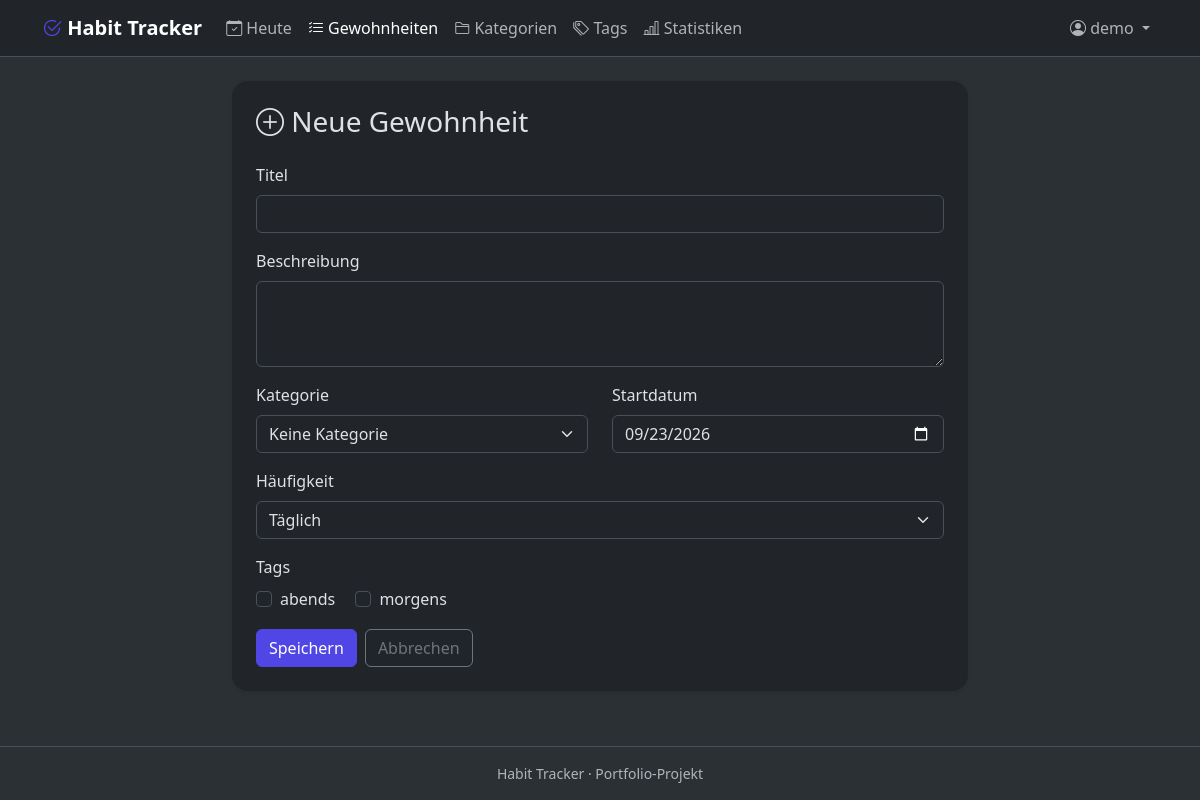
The page /habits/neu (signed in) on the database its author committed.
### app/models.py (models this page shows, shortened)
class User(UserMixin, db.Model):
    __tablename__ = "users"
    __table_args__ = (db.CheckConstraint("theme IN ('light', 'dark')", name="ck_users_theme"),)
    id = db.Column(db.Integer, primary_key=True)
    username = db.Column(db.String(30), unique=True, nullable=False)
    email = db.Column(db.String(120), unique=True, nullable=False)
    password_hash = db.Column(db.String(256), nullable=False)
    created_at = db.Column(db.DateTime, nullable=False, default=utcnow)
    theme = db.Column(db.String(10), nullable=False, default="light")
    categories = db.relationship("Category", back_populates="user", cascade="all, delete-orphan")
    habits = db.relationship("Habit", back_populates="user", cascade="all, delete-orphan")
    tags = db.relationship("Tag", back_populates="user", cascade="all, delete-orphan")

class Tag(db.Model):
    __tablename__ = "tags"
    __table_args__ = (db.UniqueConstraint("user_id", "name", name="uq_tags_user_name"),)
    id = db.Column(db.Integer, primary_key=True)
    user_id = db.Column(db.Integer, db.ForeignKey("users.id", ondelete="CASCADE"), nullable=False, index=True)
    name = db.Column(db.String(30), nullable=False)
    user = db.relationship("User", back_populates="tags")
    habits = db.relationship("Habit", secondary=habit_tags, back_populates="tags")

### app/habits/routes.py (the view, shortened to what this page needs)
@bp.route("/habits/neu", methods=["GET", "POST"])
@login_required
def create():
    form = HabitForm(data={"frequency": FREQ_DAILY, "target_per_period": 1, "start_date": today_local()})
    return render_template("habits/form.html", form=form, habit=None)

### app/forms.py (called while the page is built)
def clean(value):
    return value.strip() if isinstance(value, str) else value

def category_choices():
    rows = db.session.scalars(
        select(Category).where(Category.user_id == current_user.id).order_by(func.lower(Category.name))
    ).all()
    return [(0, "Keine Kategorie")] + [(c.id, c.name) for c in rows]

def tag_choices():
    rows = db.session.scalars(
        select(Tag).where(Tag.user_id == current_user.id).order_by(func.lower(Tag.name))
    ).all()
    return [(t.id, t.name) for t in rows]

### app/models.py (called while the page is built)
@login_manager.user_loader
def load_user(user_id):
    try:
        return db.session.get(User, int(user_id))
    except (TypeError, ValueError):
        return None

### app/utils.py (called while the page is built)
def today_local() -> date:
    name = current_app.config.get("TIMEZONE", "Europe/Berlin")
    try:
        return datetime.now(ZoneInfo(name)).date()
    except ZoneInfoNotFoundError:
        return date.today()

### app/templates/habits/form.html (shortened to what this page needs)
{% extends "base.html" %}
{% from "_macros.html" import render_field, render_select, render_checkbox_group, csrf_field %}
{% block content %}
<div class="row justify-content-center">
  <div class="col-lg-8">
    <div class="card shadow-sm">
      <div class="card-body p-4">
        <h1 class="h3 mb-4">
          {% if habit %}<i class="bi bi-pencil"></i> Gewohnheit bearbeiten{% else %}<i class="bi bi-plus-circle"></i> Neue Gewohnheit{% endif %}
        </h1>
        <form method="post" novalidate>
          {{ render_field(form.title, autofocus=true, maxlength=100) }}
          {{ render_field(form.description, rows=3) }}
          <div class="row">
            <div class="col-md-6">{{ render_select(form.category_id) }}</div>
            <div class="col-md-6">{{ render_field(form.start_date) }}</div>
          </div>
          {{ render_select(form.frequency) }}
          {{ render_checkbox_group(form.tags, empty_text="Du hast noch keine Tags. Lege sie unter „Tags“ an.") }}
          <div class="d-flex gap-2">
            {{ form.submit(class_="btn btn-primary") }}
            <a class="btn btn-outline-secondary" href="{{ url_for('habits.index') }}">Abbrechen</a>
          </div>
        </form>
      </div>
    </div>
  </div>
</div>
{% endblock %}

### app/templates/base.html (shortened to what this page needs)
<!DOCTYPE html>
<html lang="de" data-bs-theme="{{ current_user.theme if current_user.is_authenticated else 'light' }}">
<head>
  <link href="https://cdn.jsdelivr.net/npm/bootstrap@5.3.3/dist/css/bootstrap.min.css" rel="stylesheet">
  <link href="https://cdn.jsdelivr.net/npm/bootstrap-icons@1.11.3/font/bootstrap-icons.min.css" rel="stylesheet">
  <link href="{{ url_for('static', filename='css/style.css') }}" rel="stylesheet">
</head>
<body class="d-flex flex-column min-vh-100">
  {% set endpoint = request.endpoint or '' %}
  <nav class="navbar navbar-expand-lg bg-body border-bottom sticky-top">
    <div class="container">
      <a class="navbar-brand fw-bold" href="{{ url_for('main.index') }}">
        <i class="bi bi-check2-circle"></i> Habit Tracker
      </a>
      <div class="collapse navbar-collapse" id="mainNav">
        <ul class="navbar-nav me-auto">
          {% if current_user.is_authenticated %}
            <li class="nav-item">
              <a class="nav-link {% if endpoint == 'main.dashboard' %}active{% endif %}"
                 href="{{ url_for('main.dashboard') }}"><i class="bi bi-calendar-check"></i> Heute</a>
            </li>
            <li class="nav-item">
              <a class="nav-link {% if endpoint in ('habits.index', 'habits.create', 'habits.edit') %}active{% endif %}"
                 href="{{ url_for('habits.index') }}"><i class="bi bi-list-check"></i> Gewohnheiten</a>
            </li>
            <li class="nav-item">
              <a class="nav-link {% if endpoint in ('habits.categories', 'habits.edit_category') %}active{% endif %}"
                 href="{{ url_for('habits.categories') }}"><i class="bi bi-folder2"></i> Kategorien</a>
            </li>
            <li class="nav-item">
              <a class="nav-link {% if endpoint in ('habits.tags', 'habits.edit_tag') %}active{% endif %}"
                 href="{{ url_for('habits.tags') }}"><i class="bi bi-tags"></i> Tags</a>
            </li>
            <li class="nav-item">
              <a class="nav-link {% if endpoint == 'stats.index' %}active{% endif %}"
                 href="{{ url_for('stats.index') }}"><i class="bi bi-bar-chart-line"></i> Statistiken</a>
            </li>
          {% endif %}
        </ul>
        <ul class="navbar-nav ms-auto align-items-lg-center">
          {% if current_user.is_authenticated %}
            <li class="nav-item dropdown">
              <a class="nav-link dropdown-toggle" href="#" role="button" data-bs-toggle="dropdown" aria-expanded="false">
                <i class="bi bi-person-circle"></i> {{ current_user.username }}
              </a>
            </li>
          {% else %}
            <li class="nav-item"><a class="nav-link" href="{{ url_for('auth.login') }}">Anmelden</a></li>
            <li class="nav-item ms-lg-2">
              <a class="btn btn-primary btn-sm" href="{{ url_for('auth.register') }}">Registrieren</a>
            </li>
          {% endif %}
        </ul>
      </div>
    </div>
  </nav>
  <main class="container py-4 flex-grow-1">
    {% block content %}{% endblock %}
  </main>
  <footer class="border-top py-3 text-center text-body-secondary small">
    Habit Tracker &middot; Portfolio-Projekt
  </footer>
  <div class="toast-container position-fixed top-0 end-0 p-3" id="toast-container">
  </div>
</body>
</html>

### app/templates/_macros.html (shortened to what this page needs)
{% macro render_field(field, help=None) %}
  <div class="mb-3">
    {{ field.label(class_="form-label") }}
    {{ field(class_="form-control" ~ (" is-invalid" if field.errors else ""), **kwargs) }}
  </div>
{% endmacro %}
{% macro render_select(field) %}
  <div class="mb-3">
    {{ field.label(class_="form-label") }}
    {{ field(class_="form-select" ~ (" is-invalid" if field.errors else ""), **kwargs) }}
  </div>
{% endmacro %}
{% macro render_checkbox_group(field, empty_text="") %}
  <div class="mb-3">
    <span class="form-label d-block">{{ field.label.text }}</span>
    {% for option in field %}
      <div class="form-check form-check-inline">
        {{ option(class_="form-check-input") }}
        {{ option.label(class_="form-check-label") }}
      </div>
    {% else %}
      <span class="text-body-secondary small">{{ empty_text }}</span>
    {% endfor %}
  </div>
{% endmacro %}

### app/static/css/style.css (style rules this page uses)
:root { --ht-primary: #4f46e5; --ht-primary-dark: #4338ca; --ht-radius: 1rem; }
body { background-color: var(--bs-tertiary-bg); }
.navbar-brand i, .text-primary { color: var(--ht-primary) !important; }
.btn-primary { --bs-btn-bg: var(--ht-primary); --bs-btn-border-color: var(--ht-primary); --bs-btn-hover-bg: var(--ht-primary-dark); --bs-btn-hover-border-color: var(--ht-primary-dark); --bs-btn-active-bg: #3730a3; --bs-btn-active-border-color: #3730a3; --bs-btn-disabled-bg: var(--ht-primary); --bs-btn-disabled-border-color: var(--ht-primary); }
.card { border: 0; border-radius: var(--ht-radius); }
.toast-container { z-index: 1100; }

### rows shown on the page
User: username "demo"
Tag: label "abends"
Tag: label "morgens"

### other values the page prints
{{ field.label(class_="form-label") }} "Titel Beschreibung Startdatum"
{{ field.label(class_="form-label") }} "Kategorie Häufigkeit"
{{ field.label.text }} "Tags"
